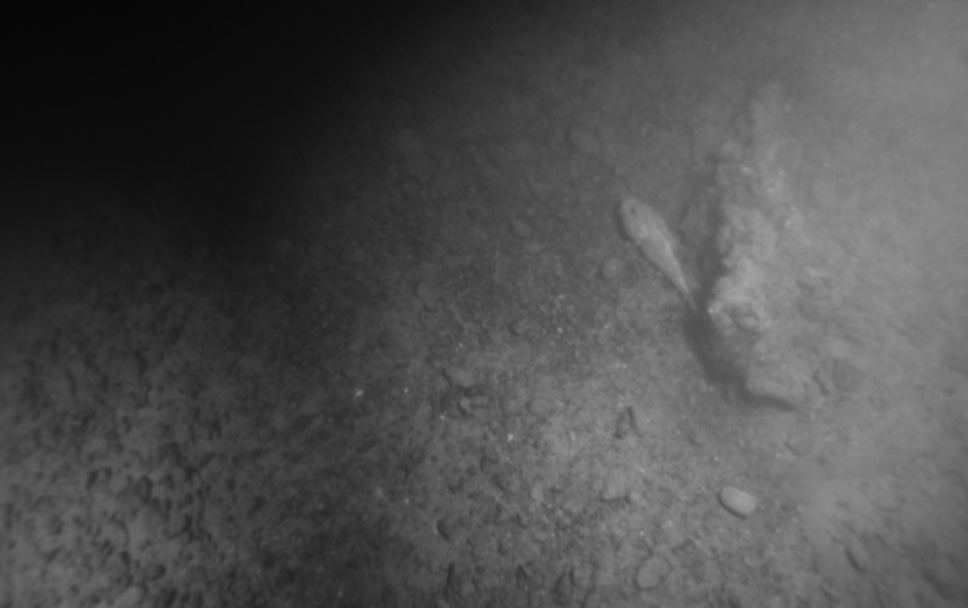
#> input picture data/frames/frame_000024.jpg, 968 x 608 px; its folder holds only this picture in this run
$ python stitch.py
#> lines starting #> are read from the running program, lines starting #| are printed output that depends on the picture
import numpy as np
import cv2
import glob
import os
import time
import json

BASE = r"C:\Users\79211\Desktop\seabed-modaic"
out_dir = os.path.join(BASE, "output")
os.makedirs(out_dir, exist_ok=True)

def save_map(mosaic, name, out_dir, meta=None):
    """PNG с прозрачным фоном + JSON-паспорт."""
    gray = cv2.cvtColor(mosaic, cv2.COLOR_BGR2GRAY)
    alpha = (gray > 0).astype(np.uint8) * 255
    alpha = cv2.morphologyEx(alpha, cv2.MORPH_CLOSE, np.ones((5, 5), np.uint8))
    bgra = cv2.cvtColor(mosaic, cv2.COLOR_BGR2BGRA)
    bgra[:, :, 3] = alpha
    png_path = os.path.join(out_dir, name + ".png")
    cv2.imwrite(png_path, bgra)
    info = {"file": name + ".png", "width": int(mosaic.shape[1]),
            "height": int(mosaic.shape[0]), "crs": None, "bounds": None,
            "meters_per_pixel": None}
    if meta:
        info.update(meta)
    with open(os.path.join(out_dir, name + ".json"), "w", encoding="utf-8") as f:
        json.dump(info, f, ensure_ascii=False, indent=2)
    return png_path

START = 0          # с какого по порядку кадра в папке мы будет взять
COUNT = 150         # сколько кадров взять
STRIDE = 5         # брать каждый кадр
WIDTH = 480        # рабочая ширина кадра
LIT_THRESHOLD = 0.6   # больше число, значит мы обрезаем еще сильнее
USE_CLAHE = False  # усиление контраста (на Aqualoc не нужно)
CROP_DARK = False     # обрезать тёмные края кадров
FLAT_FIELD = False   # короче убирает затемнение по краям
CROP = (0.2, 0.0, 0.3, 0.0)   # доли кадра, которые отрезаем: (сверху, снизу, слева, справа)

paths = sorted(glob.glob(os.path.join(BASE, "data", "frames", "*.jpg")))
print("Кадров в папке:", len(paths))
paths = paths[START:START + COUNT * STRIDE:STRIDE]

clahe = cv2.createCLAHE(clipLimit=3.0, tileGridSize=(8, 8))
images = []
for p in paths:
    img = cv2.imread(p)
#> img is the input picture: shape (608, 968, 3); min 6, max 168, mean 77.5
    if img is None:
        continue
    t, b, l, r = CROP
    h, w = img.shape[:2]
#> h = 608; w = 968
    img = img[int(h * t):int(h * (1 - b)), int(w * l):int(w * (1 - r))]
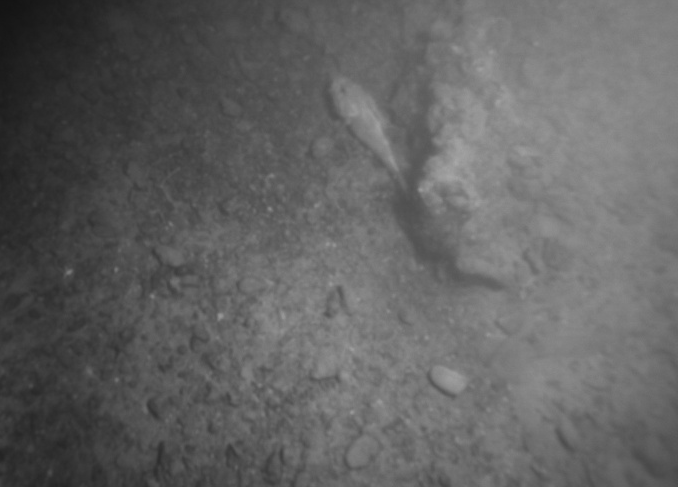
#> img: shape (487, 678, 3); min 19, max 168, mean 97.9
    k = WIDTH / img.shape[1]
#> k = 0.708
    img = cv2.resize(img, None, fx=k, fy=k)
#> img: shape (345, 480, 3)
    if USE_CLAHE:
        lab = cv2.cvtColor(img, cv2.COLOR_BGR2LAB)
        lab[:, :, 0] = clahe.apply(lab[:, :, 0])
        img = cv2.cvtColor(lab, cv2.COLOR_LAB2BGR)
    images.append(img)

if len(images) < 2:
#> (the run stopped early here; a loop or call above may not have finished)

$ run again, on data/frames/frame_000196.jpg
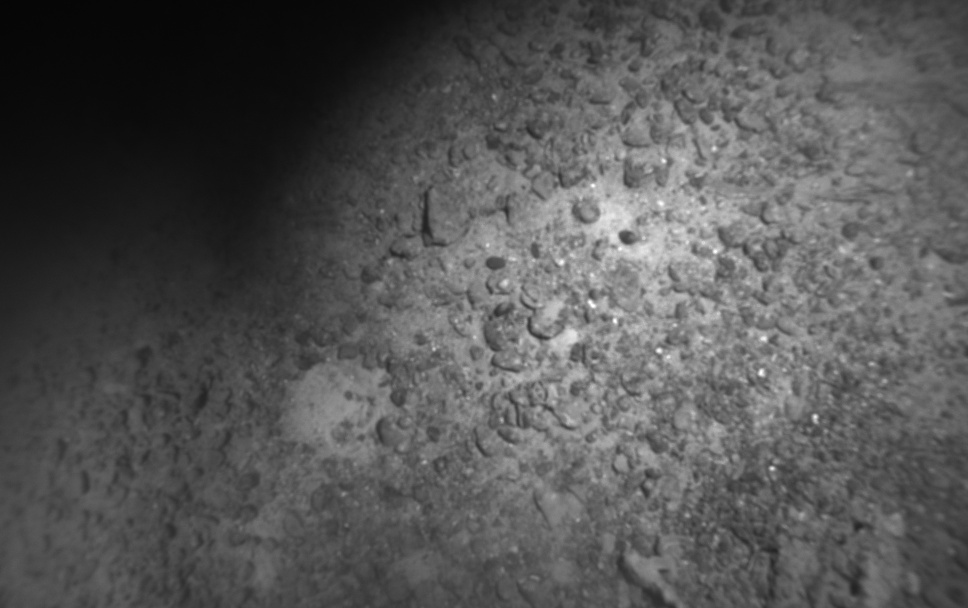
#> input picture data/frames/frame_000196.jpg, 968 x 608 px
#> img is the input picture: shape (608, 968, 3); min 5, max 255, mean 84.7
#> `img = img[int(h * t):int(h * (1 - b)), int(w * l):int(w * (1 - r))]`:
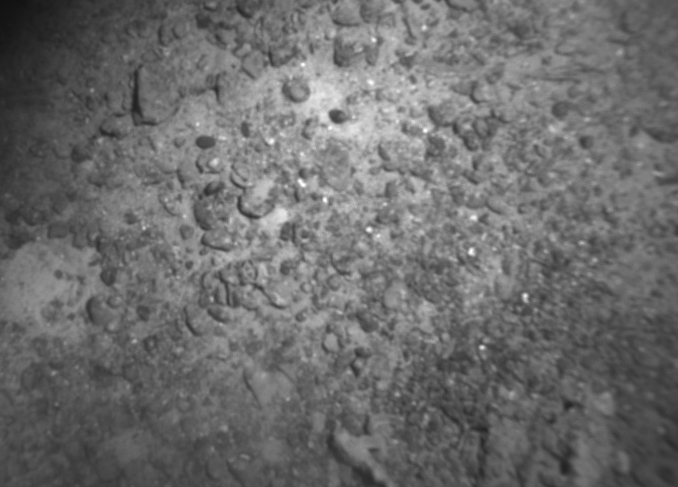
#> img: shape (487, 678, 3); min 16, max 255, mean 108.3
